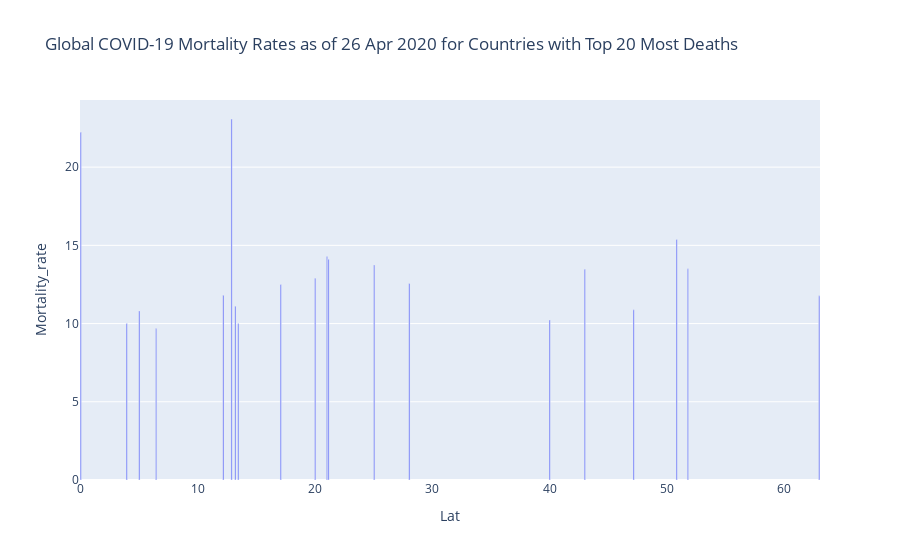

Notebook code cell kept with this figure:
### Code cell
df_mort_bars = df_last_date
df_mort_bars['Lat'] = abs(df_mort_bars['Lat'])
fig = px.bar(df_mort_bars[df_mort_bars['Lat'] < 90].sort_values('Mortality_rate',ascending=False)[0:20], 
             x="Lat", 
             y="Mortality_rate",
             title='Global COVID-19 Mortality Rates as of '+ last_date.strftime("%d %b %Y") +' for Countries with Top 20 Most Deaths')
fig.show()

### Figure 1 — Plotly figure (JSON) as saved in the notebook; plotly's stock layout.template omitted (floating-point values rounded to 4 significant figures)
{"data": [{"alignmentgroup": "True", "hovertemplate": "Lat=%{x}<br>Mortality_rate=%{y}<extra></extra>", "legendgroup": "", "marker": {"color": "#636efa"}, "name": "", "offsetgroup": "", "orientation": "v", "showlegend": false, "textposition": "auto", "type": "bar", "x": [12.87, 0, 50.83, 21.01, 21.14, 25.03, 51.8, 43, 20, 28.03, 17.06, 12.17, 63, 13.19, 47.16, 5, 40, 3.919, 13.44, 6.428], "xaxis": "x", "y": [23.08, 22.22, 15.38, 14.29, 14.11, 13.75, 13.5, 13.48, 12.9, 12.57, 12.5, 11.81, 11.77, 11.11, 10.88, 10.81, 10.23, 10, 10, 9.677], "yaxis": "y"}], "layout": {"barmode": "relative", "legend": {"tracegroupgap": 0}, "title": {"text": "Global COVID-19 Mortality Rates as of 26 Apr 2020 for Countries with Top 20 Most Deaths"}, "xaxis": {"anchor": "y", "domain": [0, 1], "title": {"text": "Lat"}}, "yaxis": {"anchor": "x", "domain": [0, 1], "title": {"text": "Mortality_rate"}}}}
